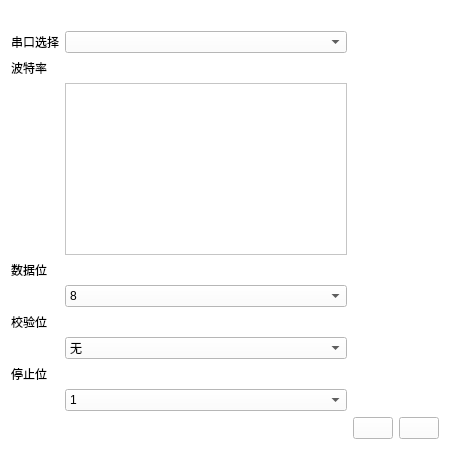
<?xml version="1.0" encoding="UTF-8"?>
<ui version="4.0">
 <class>ConnectWindow</class>
 <widget class="QWidget" name="ConnectWindow">
  <property name="geometry">
   <rect>
    <x>0</x>
    <y>0</y>
    <width>450</width>
    <height>450</height>
   </rect>
  </property>
  <property name="minimumSize">
   <size>
    <width>450</width>
    <height>450</height>
   </size>
  </property>
  <property name="maximumSize">
   <size>
    <width>450</width>
    <height>450</height>
   </size>
  </property>
  <property name="windowTitle">
   <string>Form</string>
  </property>
  <property name="styleSheet">
   <string notr="true">background-color: rgb(255, 255, 255);</string>
  </property>
  <layout class="QGridLayout" name="gridLayout">
   <item row="4" column="0">
    <widget class="QLabel" name="label_5">
     <property name="styleSheet">
      <string notr="true">font: 12pt &quot;微软雅黑&quot;;</string>
     </property>
     <property name="text">
      <string>数据位</string>
     </property>
    </widget>
   </item>
   <item row="2" column="0">
    <widget class="QLabel" name="label_7">
     <property name="styleSheet">
      <string notr="true">font: 12pt &quot;微软雅黑&quot;;</string>
     </property>
     <property name="text">
      <string>波特率</string>
     </property>
    </widget>
   </item>
   <item row="1" column="0">
    <widget class="QLabel" name="label_6">
     <property name="styleSheet">
      <string notr="true">font: 12pt &quot;微软雅黑&quot;;</string>
     </property>
     <property name="text">
      <string>串口选择</string>
     </property>
    </widget>
   </item>
   <item row="6" column="0">
    <widget class="QLabel" name="label_9">
     <property name="styleSheet">
      <string notr="true">font: 12pt &quot;微软雅黑&quot;;</string>
     </property>
     <property name="text">
      <string>校验位</string>
     </property>
    </widget>
   </item>
   <item row="10" column="2">
    <widget class="QPushButton" name="concellButton">
     <property name="styleSheet">
      <string notr="true">font: 12pt &quot;微软雅黑&quot;;
color: rgb(0, 255, 0);</string>
     </property>
     <property name="text">
      <string/>
     </property>
    </widget>
   </item>
   <item row="7" column="1">
    <widget class="QComboBox" name="comboBox_Paritycheck">
     <property name="styleSheet">
      <string notr="true">font: 12pt &quot;微软雅黑&quot;;</string>
     </property>
     <item>
      <property name="text">
       <string>无</string>
      </property>
     </item>
     <item>
      <property name="text">
       <string>奇校验</string>
      </property>
     </item>
     <item>
      <property name="text">
       <string>偶校验</string>
      </property>
     </item>
    </widget>
   </item>
   <item row="9" column="1">
    <widget class="QComboBox" name="comboBox_Stopbit">
     <property name="styleSheet">
      <string notr="true">font: 12pt &quot;微软雅黑&quot;;</string>
     </property>
     <item>
      <property name="text">
       <string>1</string>
      </property>
     </item>
     <item>
      <property name="text">
       <string>2</string>
      </property>
     </item>
     <item>
      <property name="text">
       <string>1.5</string>
      </property>
     </item>
    </widget>
   </item>
   <item row="0" column="2" colspan="2">
    <widget class="QLabel" name="title_label">
     <property name="text">
      <string/>
     </property>
    </widget>
   </item>
   <item row="1" column="1">
    <widget class="MycomboBox" name="comboBox_aviports"/>
   </item>
   <item row="8" column="0">
    <widget class="QLabel" name="label_8">
     <property name="styleSheet">
      <string notr="true">font: 12pt &quot;微软雅黑&quot;;</string>
     </property>
     <property name="text">
      <string>停止位</string>
     </property>
    </widget>
   </item>
   <item row="3" column="1">
    <widget class="QTextEdit" name="BaudEdit">
     <property name="styleSheet">
      <string notr="true">font: 12pt &quot;微软雅黑&quot;;</string>
     </property>
    </widget>
   </item>
   <item row="10" column="3">
    <widget class="QPushButton" name="okButton">
     <property name="styleSheet">
      <string notr="true">font: 12pt &quot;微软雅黑&quot;;
color: rgb(255, 0, 0);</string>
     </property>
     <property name="text">
      <string/>
     </property>
    </widget>
   </item>
   <item row="5" column="1">
    <widget class="QComboBox" name="comboBox_Databit">
     <property name="styleSheet">
      <string notr="true">font: 12pt &quot;微软雅黑&quot;;</string>
     </property>
     <item>
      <property name="text">
       <string>8</string>
      </property>
     </item>
     <item>
      <property name="text">
       <string>7</string>
      </property>
     </item>
     <item>
      <property name="text">
       <string>6</string>
      </property>
     </item>
     <item>
      <property name="text">
       <string>5</string>
      </property>
     </item>
    </widget>
   </item>
  </layout>
 </widget>
 <customwidgets>
  <customwidget>
   <class>MycomboBox</class>
   <extends>QComboBox</extends>
   <header location="global">mycombobox.h</header>
  </customwidget>
 </customwidgets>
 <resources/>
 <connections/>
</ui>
